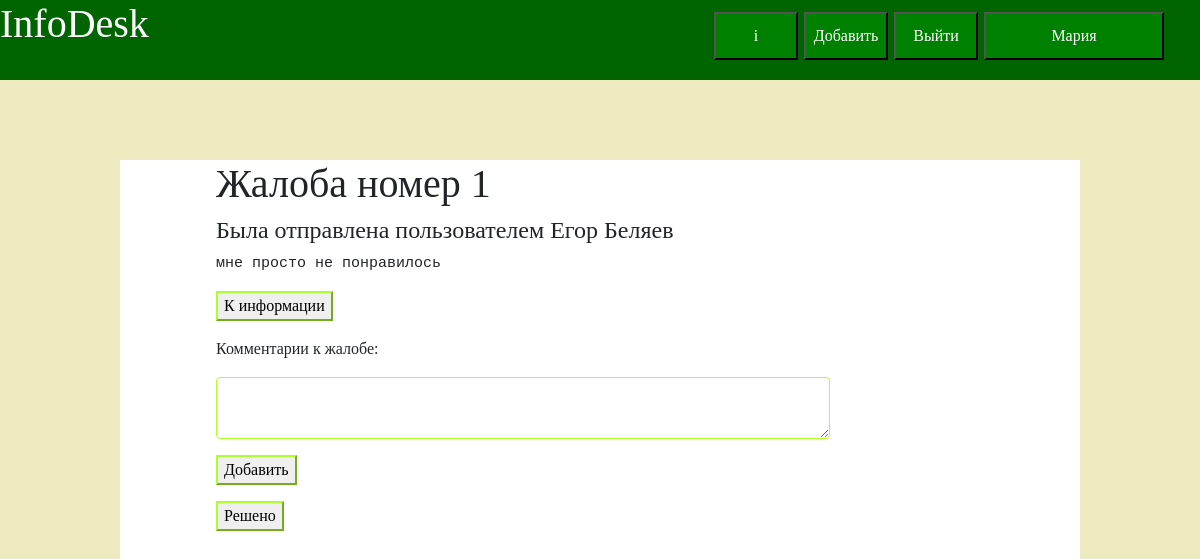
Screenshot of /complaint/1 (signed in) with the database file from the repository.
### data/users.py (models this page shows, shortened)
class User(SqlAlchemyBase, UserMixin, SerializerMixin):
    __tablename__ = 'users'
    id = sqlalchemy.Column(sqlalchemy.Integer,
                           primary_key=True, autoincrement=True)
    surname = sqlalchemy.Column(sqlalchemy.String, nullable=False)
    name = sqlalchemy.Column(sqlalchemy.String, nullable=False)
    points = sqlalchemy.Column(sqlalchemy.Integer, default=0)
    email = sqlalchemy.Column(sqlalchemy.String, unique=True, nullable=False, index=True)
    __hashed_password = sqlalchemy.Column(sqlalchemy.String, nullable=False)
    modified_date = sqlalchemy.Column(sqlalchemy.DateTime,
                                      default=datetime.datetime.now)
    type_of_user = sqlalchemy.Column(sqlalchemy.Integer, default=0)
    information = orm.relation("Information", back_populates='user')
    comments = orm.relation("Comment", back_populates='user')
    queries = orm.relation('OldQueries', back_populates='user')
    tokens = orm.relation('APIToken', back_populates='user')

### data/complaints.py (models this page shows, shortened)
class Complaints(SqlAlchemyBase):
    __tablename__ = 'complaints'
    id = sqlalchemy.Column(sqlalchemy.Integer, primary_key=True, autoincrement=True)
    information_id = sqlalchemy.Column(sqlalchemy.Integer, sqlalchemy.ForeignKey('information.id'), nullable=False)
    user_id = sqlalchemy.Column(sqlalchemy.Integer, sqlalchemy.ForeignKey('users.id'), nullable=False)
    modified_date = sqlalchemy.Column(sqlalchemy.DateTime,
                                      default=datetime.datetime.now)
    text = sqlalchemy.Column(sqlalchemy.String, nullable=False)
    is_reading = sqlalchemy.Column(sqlalchemy.Boolean, default=False)
    information = orm.relation('Information')
    user = orm.relation('User')

### main.py (the view, shortened to what this page needs)
@app.route('/complaint/<object_id>', methods=['POST', 'GET'])
def get_complaint(object_id):
    form = ReadComplaint()
    db = db_session.create_session()
    current_user = flask_login.current_user
    if current_user.type_of_user != 2:
        db.close()
        abort(404)
    complaint = db.query(Complaints).filter(Complaints.id == object_id)[0]
    name = complaint.user.name
    surname = complaint.user.surname
    db.close()
    return render_template('get_complaint.html', user_name=name, user_surname=surname, complaint=complaint, form=form)

### forms/read_complaint.py
class ReadComplaint(FlaskForm):
    text = TextAreaField('Комментарии к жалобе:')
    submit = SubmitField('Добавить', id='add')
    submit1 = SubmitField('Решено', id='res')
    for_inf = SubmitField('К информации', id='inf')

### data/db_session.py (called while the page is built)
def create_session() -> Session:
    global __factory
    return __factory()

### main.py (called while the page is built)
@login_manager.user_loader
def load_user(user_id):
    db_sess = db_session.create_session()
    return db_sess.query(User).get(user_id)

### templates/get_complaint.html (shortened to what this page needs)
{% extends "headline.html" %}
{% block content %}
<html lang="ru">
<head>
</head>
<body>
<div class="content_block">
    <form action="" method="post">
    <div style="left: 10%; right: 10%; position: absolute; width: 80%; font-family: 'Lobster', cursive;">
        <h1>Жалоба номер {{ complaint.id }}</h1>
        <h4>Была отправлена пользователем {{ user_name }} {{ user_surname }}</h4>
        <pre style="font-size: 15px;">{{ complaint.text }}</pre>
        <p style="border-color: greenyellow; width: 20%; height: 10%;">{{ form.for_inf(type="submit", style="border-color: greenyellow;") }}</p>
        <p>{{ form.text.label }}</p>
        <p style="height: 30%; width: 100%;">{{ form.text(class="form-control", style="border-color: greenyellow; left: 10%; right: 10%; width: 80%; height: 30%") }}</p>
        <p style="border-color: greenyellow; width: 20%; height: 10%;">{{ form.submit(type="submit", style="border-color: greenyellow;") }}</p>
        <p style="border-color: greenyellow; width: 20%; height: 10%;">{{ form.submit1(type="submit", style="border-color: greenyellow;") }}</p>
    </div></form>
</div>
</body>
</html>
{% endblock %}

### templates/headline.html (shortened to what this page needs)
<!DOCTYPE html>
<html lang="ru">
<head>
    <link rel="stylesheet"
          href="../static/css/bootstrap.min.css">
    <link href="../static/fonts/Lobster-Regular.ttf" rel="stylesheet">
    <link href="../static/css/styles.css" rel="stylesheet">
</head>
<body>
<div class="block">
    <a style="text-decoration: none" href="/">
        <div><h1 style="color: white" class="font_block_lobster">InfoDesk</h1></div>
    </a>
    {% if current_user.is_authenticated %}
    <a href="/my-office"><button class="register_button" style="color: white">{{ current_user.name }}</button></a>
    <a href="/logout"><button class="login_block_button" style="color: white">Выйти</button></a>
    <a href="/add-new/Новая"><button class="login_block_button" style="left: 67%; color: white;">Добавить</button></a>
    <a href="/site"><button class="login_block_button" style="color: white; wight: 50px; left: 59.5%;">i</button></a>
    {% endif %}
</div>
<main role="main" class="container">
    {% block content %}{% endblock %}
</main>
</body>
</html>

### static/css/styles.css (style rules this page uses)
.block { position: fixed; width: 100%; height: 80px; background-color: #006400; z-index: 6; }
.content_block { position: absolute; height: 150%; z-index: 2; left: 10%; right: 10%; bottom: 10%; top: 160px; background-color: white; }
.font_block_lobster { font-family: 'Lobster', cursive; }
.login_block_button { font-family: 'Lobster', cursive; position: absolute; width: 7%; height: 60%; background-color: #008000; left: 74.5%; top: 15%; }
.register_button { font-family: 'Lobster', cursive; position: absolute; width: 15%; height: 60%; background-color: #008000; left: 82%; top: 15%; }

### rows the page displays
User: name "Мария"
Complaints: id "1", text "мне просто не понравилось"
User: name "Егор", surname "Беляев"
